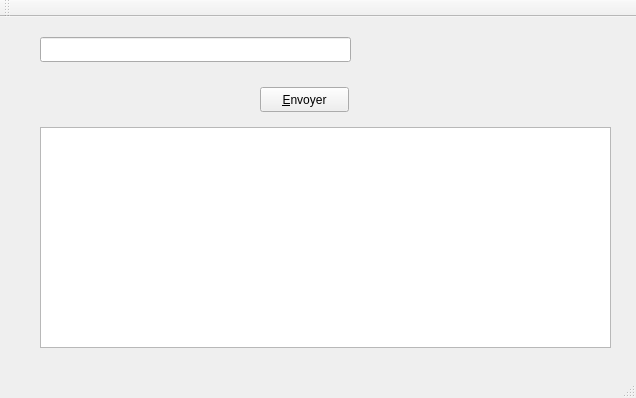
<?xml version="1.0" encoding="UTF-8"?>
<ui version="4.0">
 <class>MainWindow</class>
 <widget class="QMainWindow" name="MainWindow">
  <property name="geometry">
   <rect>
    <x>0</x>
    <y>0</y>
    <width>636</width>
    <height>398</height>
   </rect>
  </property>
  <property name="windowTitle">
   <string>MainWindow</string>
  </property>
  <widget class="QWidget" name="centralWidget">
   <widget class="QPushButton" name="pushButton">
    <property name="geometry">
     <rect>
      <x>260</x>
      <y>70</y>
      <width>89</width>
      <height>25</height>
     </rect>
    </property>
    <property name="text">
     <string>&amp;Envoyer</string>
    </property>
   </widget>
   <widget class="QLineEdit" name="lineEdit">
    <property name="geometry">
     <rect>
      <x>40</x>
      <y>20</y>
      <width>311</width>
      <height>25</height>
     </rect>
    </property>
   </widget>
   <widget class="QTextEdit" name="textEdit">
    <property name="geometry">
     <rect>
      <x>40</x>
      <y>110</y>
      <width>571</width>
      <height>221</height>
     </rect>
    </property>
    <property name="font">
     <font>
      <family>Courier 10 Pitch</family>
     </font>
    </property>
   </widget>
  </widget>
  <widget class="QMenuBar" name="menuBar">
   <property name="geometry">
    <rect>
     <x>0</x>
     <y>0</y>
     <width>636</width>
     <height>22</height>
    </rect>
   </property>
  </widget>
  <widget class="QToolBar" name="mainToolBar">
   <attribute name="toolBarArea">
    <enum>TopToolBarArea</enum>
   </attribute>
   <attribute name="toolBarBreak">
    <bool>false</bool>
   </attribute>
  </widget>
  <widget class="QStatusBar" name="statusBar"/>
 </widget>
 <layoutdefault spacing="6" margin="11"/>
 <resources/>
 <connections/>
</ui>
